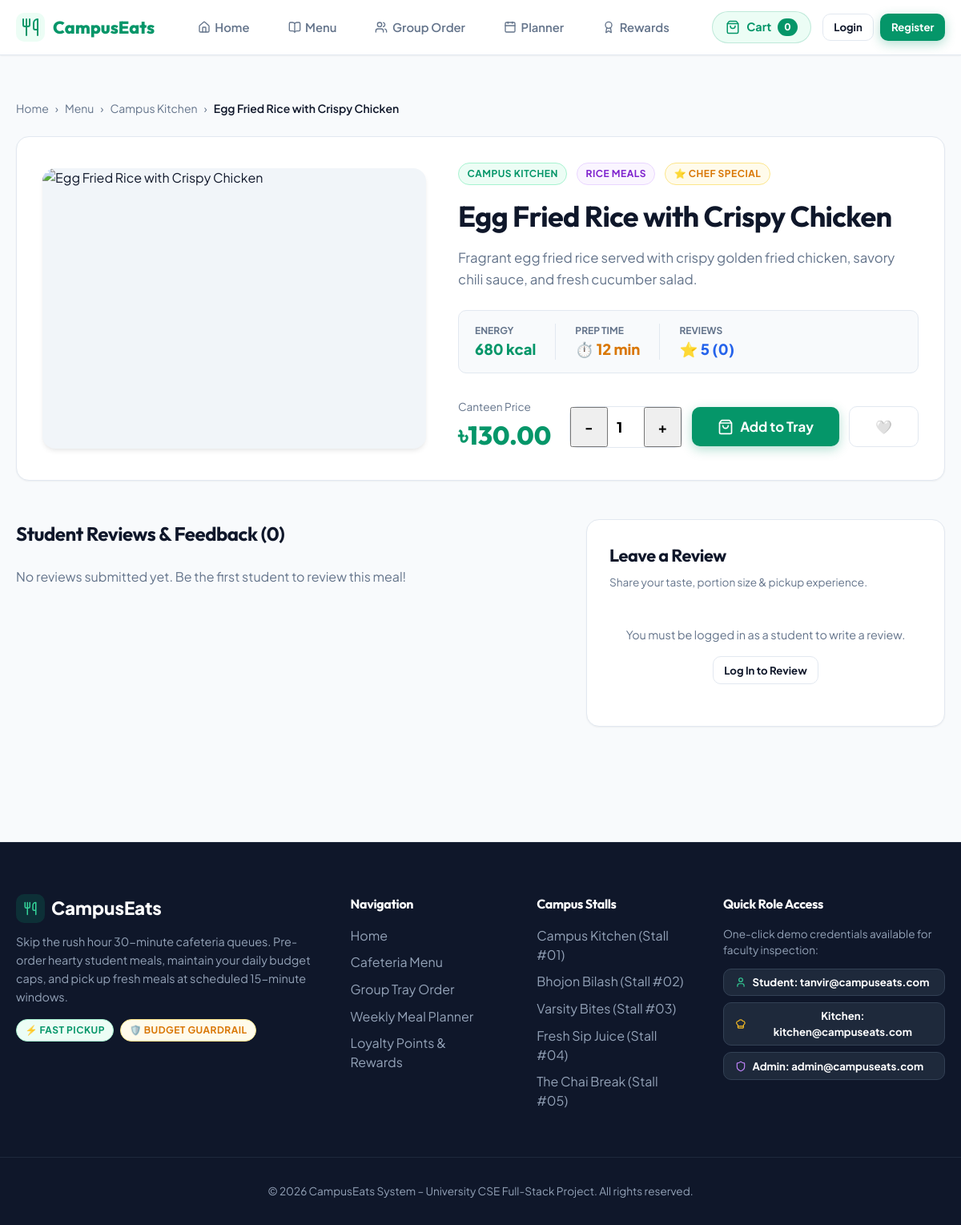
/php/food-details.php?id=4, run on the app's committed database.
### tables this page shows
CREATE TABLE IF NOT EXISTS menu_items (
    id INT AUTO_INCREMENT PRIMARY KEY,
    shop_id INT NOT NULL DEFAULT 1,
    category_id INT NOT NULL,
    name VARCHAR(100) NOT NULL,
    description TEXT DEFAULT NULL,
    price DECIMAL(10,2) NOT NULL,
    calories INT NOT NULL,
    image_url VARCHAR(500) NOT NULL,
    preparation_time INT NOT NULL COMMENT 'in minutes',
    is_available BOOLEAN DEFAULT TRUE NOT NULL,
    is_special BOOLEAN DEFAULT FALSE NOT NULL,
    is_combo BOOLEAN DEFAULT FALSE NOT NULL,
    created_at TIMESTAMP DEFAULT CURRENT_TIMESTAMP,
    FOREIGN KEY (shop_id) REFERENCES shops(id) ON DELETE CASCADE,
    FOREIGN KEY (category_id) REFERENCES categories(id) ON DELETE CASCADE,
    INDEX idx_menu_shop (shop_id),
    INDEX idx_menu_category (category_id),
    INDEX idx_menu_special (is_special),
    INDEX idx_menu_available (is_available)
);

CREATE TABLE IF NOT EXISTS shops (
    id INT AUTO_INCREMENT PRIMARY KEY,
    name VARCHAR(100) NOT NULL,
    tagline VARCHAR(255) DEFAULT NULL,
    category_type VARCHAR(100) NOT NULL,
    description TEXT DEFAULT NULL,
    image_url VARCHAR(500) DEFAULT NULL,
    rating DECIMAL(2,1) DEFAULT 4.8,
    delivery_time VARCHAR(50) DEFAULT '10-15 min',
    location VARCHAR(100) DEFAULT 'Campus Main Food Court',
    badge VARCHAR(50) DEFAULT NULL,
    is_open BOOLEAN DEFAULT TRUE,
    created_at TIMESTAMP DEFAULT CURRENT_TIMESTAMP,
    INDEX idx_shop_category (category_type)
);

CREATE TABLE IF NOT EXISTS categories (
    id INT AUTO_INCREMENT PRIMARY KEY,
    name VARCHAR(50) NOT NULL UNIQUE,
    description VARCHAR(255) DEFAULT NULL,
    icon VARCHAR(50) DEFAULT NULL
);

### php/includes/guardrail.php (called while the page is built, shortened)
<?php
require_once __DIR__ . '/auth.php';
function formatCurrency($amount) {
    return '৳' . number_format((float)$amount, 2);
}

### php/includes/auth.php (called while the page is built, shortened)
<?php
function isLoggedIn() {
    return isset($_SESSION['user']) && !empty($_SESSION['user']['id']);
}

### php/food-details.php (the view, shortened to what this page needs)
<?php
require_once __DIR__ . '/includes/auth.php';
$id = (int)($_GET['id'] ?? 0);
$stmt = $pdo->prepare("
    SELECT m.*, c.name as category_name, s.name as shop_name, s.tagline as shop_tagline, s.location as shop_location, s.delivery_time as shop_delivery_time, s.badge as shop_badge
    FROM menu_items m
    JOIN categories c ON m.category_id = c.id
    LEFT JOIN shops s ON m.shop_id = s.id
    WHERE m.id = ?
");
$stmt->execute([$id]);
$item = $stmt->fetch();
require_once __DIR__ . '/includes/header.php';
$stmt = $pdo->prepare("
    SELECT r.*, u.name as reviewer_name, u.student_id
    FROM ratings r
    JOIN users u ON r.user_id = u.id
    WHERE r.menu_item_id = ?
    ORDER BY r.created_at DESC
");
$stmt->execute([$id]);
$reviews = $stmt->fetchAll();
$avgRating = 5.0;
?>
<div class="container" style="padding-top: 2rem;">
  <div style="display:flex; gap:0.5rem; font-size:0.875rem; color:var(--color-text-muted); margin-bottom:1.5rem;">
    <a href="index.php">Home</a> &rsaquo;
    <a href="menu.php">Menu</a> &rsaquo;
    <a href="menu.php?shop_id=<?= $item['shop_id'] ?>"><?= htmlspecialchars($item['shop_name']) ?></a> &rsaquo;
    <span style="color:var(--color-text-main); font-weight:600;"><?= htmlspecialchars($item['name']) ?></span>
  </div>
  <div class="card" style="padding:2rem; margin-bottom:3rem;">
    <div style="display:grid; grid-template-columns: 1fr 1.2fr; gap:2.5rem; align-items:center;">
      <div style="border-radius:var(--radius-lg); overflow:hidden; box-shadow:var(--shadow-md); height:350px; background:#f1f5f9;">
        <img src="<?= htmlspecialchars(ltrim($item['image_url'], '/')) ?>"
             alt="<?= htmlspecialchars($item['name']) ?>"
             style="width:100%; height:100%; object-fit:cover;"
             onerror="this.src='images/mutton_kacchi.jpg';">
      </div>
      <div>
        <div style="display:flex; align-items:center; gap:0.75rem; margin-bottom:0.75rem; flex-wrap:wrap;">
          <span class="badge badge-green"><?= htmlspecialchars($item['shop_name']) ?></span>
          <span class="badge badge-purple"><?= htmlspecialchars($item['category_name']) ?></span>
          <?php if ($item['is_special']): ?>
            <span class="badge badge-amber">⭐ Chef Special</span>
          <?php endif; ?>
        </div>
        <h1 style="font-size:2.25rem; margin-bottom:0.75rem;"><?= htmlspecialchars($item['name']) ?></h1>
        <p style="color:var(--color-text-muted); font-size:1.05rem; line-height:1.6; margin-bottom:1.5rem;">
          <?= htmlspecialchars($item['description']) ?>
        </p>
        <div style="display:flex; gap:1.5rem; margin-bottom:2rem; background:var(--color-bg); padding:1rem 1.25rem; border-radius:var(--radius-md); border:1px solid var(--color-border);">
          <div>
            <div style="font-size:0.75rem; color:var(--color-text-muted); font-weight:700;">ENERGY</div>
            <div style="font-size:1.15rem; font-weight:800; color:#059669;"><?= (int)$item['calories'] ?> kcal</div>
          </div>
          <div style="border-left:1px solid var(--color-border); padding-left:1.5rem;">
            <div style="font-size:0.75rem; color:var(--color-text-muted); font-weight:700;">PREP TIME</div>
            <div style="font-size:1.15rem; font-weight:800; color:#d97706;">⏱️ <?= (int)$item['preparation_time'] ?> min</div>
          </div>
          <div style="border-left:1px solid var(--color-border); padding-left:1.5rem;">
            <div style="font-size:0.75rem; color:var(--color-text-muted); font-weight:700;">REVIEWS</div>
            <div style="font-size:1.15rem; font-weight:800; color:#2563eb;">⭐ <?= $avgRating ?> (<?= count($reviews) ?>)</div>
          </div>
        </div>
        <div style="display:flex; align-items:center; justify-content:space-between; gap:1rem; flex-wrap:wrap;">
          <div>
            <div style="font-size:0.85rem; color:var(--color-text-muted);">Canteen Price</div>
            <div class="food-price" style="font-size:2rem;"><?= formatCurrency($item['price']) ?></div>
          </div>
          <div style="display:flex; gap:0.75rem; align-items:center;">
            <div style="display:flex; align-items:center; border:1px solid var(--color-border); border-radius:var(--radius-md); background:#fff;">
              <button onclick="let q = document.getElementById('qty'); q.value = Math.max(1, parseInt(q.value)-1);" style="padding:0.75rem 1rem; font-size:1.1rem; font-weight:700;">-</button>
              <input type="number" id="qty" value="1" min="1" max="10" style="width:45px; text-align:center; border:none; font-weight:800; font-size:1.1rem;" readonly>
              <button onclick="let q = document.getElementById('qty'); q.value = Math.min(10, parseInt(q.value)+1);" style="padding:0.75rem 1rem; font-size:1.1rem; font-weight:700;">+</button>
            </div>
            <button onclick="addToCart(<?= $item['id'] ?>, parseInt(document.getElementById('qty').value))" class="btn btn-primary btn-lg">
              <i data-lucide="shopping-bag" style="width:20px; height:20px;"></i>
              <span>Add to Tray</span>
            </button>
            <button onclick="toggleFavorite(<?= $item['id'] ?>, this)" class="btn btn-secondary btn-lg" title="Save to Favorites">🤍</button>
          </div>
        </div>
      </div>
    </div>
  </div>
  <div style="display:grid; grid-template-columns: 1.2fr 0.8fr; gap:2.5rem; margin-bottom:4rem;">
    <div>
      <h3 style="font-size:1.5rem; margin-bottom:1.5rem;">Student Reviews & Feedback (<?= count($reviews) ?>)</h3>
      <?php if (empty($reviews)): ?>
        <p style="color:var(--color-text-muted);">No reviews submitted yet. Be the first student to review this meal!</p>
      <?php endif; ?>
    </div>
    <div>
      <div class="card" style="padding:1.75rem;">
        <h3 style="font-size:1.35rem; margin-bottom:0.5rem;">Leave a Review</h3>
        <p style="font-size:0.85rem; color:var(--color-text-muted); margin-bottom:1.25rem;">Share your taste, portion size & pickup experience.</p>
        <?php if (isLoggedIn()): ?>
          <form method="POST" action="food-details.php?id=<?= $item['id'] ?>">
            <div class="form-group">
              <label class="form-label">Rating</label>
              <select name="rating" class="form-control" required>
                <option value="5">⭐⭐⭐⭐⭐ (5/5) - Outstanding Flavor</option>
                <option value="4">⭐⭐⭐⭐ (4/5) - Very Good</option>
                <option value="3">⭐⭐⭐ (3/5) - Average</option>
                <option value="2">⭐⭐ (2/5) - Below Average</option>
                <option value="1">⭐ (1/5) - Poor</option>
              </select>
            </div>
            <div class="form-group">
              <label class="form-label">Comment</label>
              <textarea name="comment" class="form-control" rows="3" placeholder="Tell batchmates about the food quality and taste..." required></textarea>
            </div>
            <button type="submit" name="submit_review" class="btn btn-primary btn-block">
              <span>Submit Verified Review</span>
            </button>
          </form>
        <?php else: ?>
          <div style="text-align:center; padding:1.5rem 0;">
            <p style="font-size:0.9rem; color:var(--color-text-muted); margin-bottom:1rem;">You must be logged in as a student to write a review.</p>
            <a href="login.php" class="btn btn-secondary btn-sm">Log In to Review</a>
          </div>
        <?php endif; ?>
      </div>
    </div>
  </div>
</div>
<?php require_once __DIR__ . '/includes/footer.php'; ?>

### php/css/style.css (style rules this page uses)
:root { --font-primary: 'Plus Jakarta Sans', -apple-system, BlinkMacSystemFont, sans-serif; --font-display: 'Outfit', sans-serif; --color-primary: #059669; --color-primary-hover: #047857; --color-primary-light: #ecfdf5; --color-primary-dark: #064e3b; --color-accent: #f59e0b; --color-accent-hover: #d97706; --color-accent-light: #fffbeb; --color-bg: #f8fafc; --color-surface: #ffffff; --color-surface-hover: #f1f5f9; --color-border: #e2e8f0; --color-border-subtle: #f1f5f9; --color-text-main: #0f172a; --color-text-muted: #64748b; --color-text-light: #94a3b8; --color-success: #10b981; --color-success-bg: #ecfdf5; --color-warning: #f59e0b; --color-warning-bg: #fffbeb; --color-danger: #ef4444; --color-danger-bg: #fef2f2; --color-info: #3b82f6; --color-info-bg: #eff6ff; --shadow-sm: 0 1px 2px 0 rgba(0, 0, 0, 0.05); --shadow-md: 0 4px 6px -1px rgba(0, 0, 0, 0.08), 0 2px 4px -2px rgba(0, 0, 0, 0.04); --shadow-lg: 0 10px 15px -3px rgba(0, 0, 0, 0.08), 0 4px 6px -4px rgba(0, 0, 0, 0.04); --shadow-xl: 0 20px 25px -5px rgba(0, 0, 0, 0.1), 0 8px 10px -6px rgba(0, 0, 0, 0.04); --radius-sm: 0.375rem; --radius-md: 0.625rem; --radius-lg: 1rem; --radius-xl: 1.5rem; --radius-full: 9999px; }
* { box-sizing: border-box; margin: 0; padding: 0; }
body { font-family: var(--font-primary); background-color: var(--color-bg); color: var(--color-text-main); line-height: 1.5; min-height: 100vh; display: flex; flex-direction: column; -webkit-font-smoothing: antialiased; }
h1, h2, h3, h4, h5, h6, .font-display { font-family: var(--font-display); font-weight: 700; letter-spacing: -0.02em; }
a { color: inherit; text-decoration: none; transition: color 0.2s ease; }
img { max-width: 100%; display: block; }
button, input, select, textarea { font-family: inherit; }
.container { max-width: 1240px; margin: 0 auto; padding: 0 1.25rem; }
.btn { display: inline-flex; align-items: center; justify-content: center; gap: 0.5rem; padding: 0.75rem 1.5rem; border-radius: var(--radius-md); font-weight: 700; font-size: 0.95rem; cursor: pointer; border: none; transition: all 0.2s ease; text-align: center; }
.btn-primary { background: var(--color-primary); color: #ffffff; box-shadow: 0 4px 14px rgba(5, 150, 105, 0.3); }
.btn-secondary { background: #ffffff; color: var(--color-text-main); border: 1px solid var(--color-border); }
.btn-sm { padding: 0.4rem 0.85rem; font-size: 0.825rem; }
.btn-lg { padding: 0.9rem 2rem; font-size: 1.05rem; }
.card { background: var(--color-surface); border: 1px solid var(--color-border); border-radius: var(--radius-lg); box-shadow: var(--shadow-sm); transition: transform 0.2s ease, box-shadow 0.2s ease, border-color 0.2s ease; overflow: hidden; }
.food-price { font-size: 1.35rem; font-weight: 800; color: var(--color-primary); font-family: var(--font-display); }
.badge { display: inline-flex; align-items: center; gap: 0.3rem; padding: 0.25rem 0.65rem; border-radius: var(--radius-full); font-size: 0.75rem; font-weight: 700; text-transform: uppercase; letter-spacing: 0.04em; }
.badge-green { background: var(--color-success-bg); color: var(--color-primary); border: 1px solid #a7f3d0; }
.badge-amber { background: var(--color-warning-bg); color: #d97706; border: 1px solid #fde68a; }
.badge-purple { background: #faf5ff; color: #7e22ce; border: 1px solid #e9d5ff; }

### data on the page
menu_items: shop.name "Campus Kitchen", name "Egg Fried Rice with Crispy Chicken", shop.name "CAMPUS KITCHEN", category.name "RICE MEALS", description "Fragrant egg fried rice served with crispy golden fried chicken, savory chili sauce, and fresh cucumber salad.", calories "680", preparation_time "12", price "৳130.00"

### other printed values
$cartCount "0"
$avgRating "5"
count($reviews) "0"
